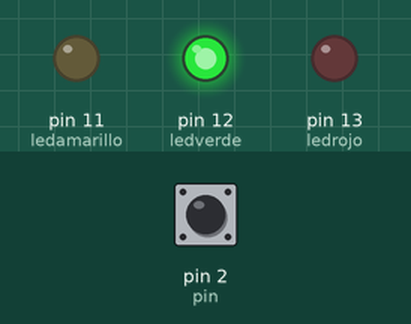
Recording of a sketch running on a simulated Arduino Uno, built with avr-gcc and run on an emulated ATmega328P. Parts: output pins drawn as LEDs (lit = HIGH). The test bench sets the inputs (shaded band); at power-on: pin 2 (pin) HIGH.

Above: at 1.2 s.
1.3 s: pin 2 (pin) pulled LOW for 0.15 s
At 2.5 s:
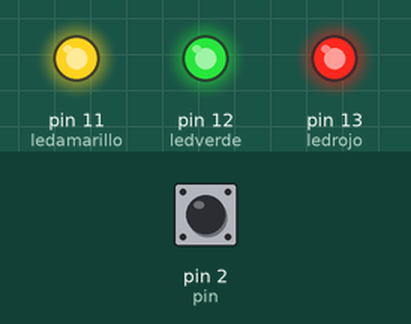
2.9 s: pin 2 (pin) pulled LOW for 1 s
At 4.9 s:
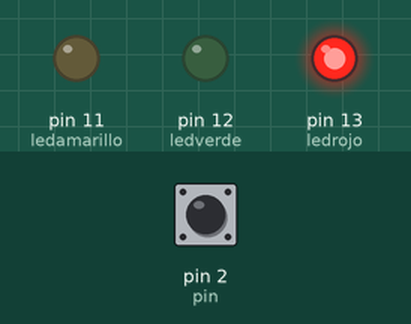
6.9 s: pin 2 (pin) pulled LOW for 3.2 s
At 10.9 s:
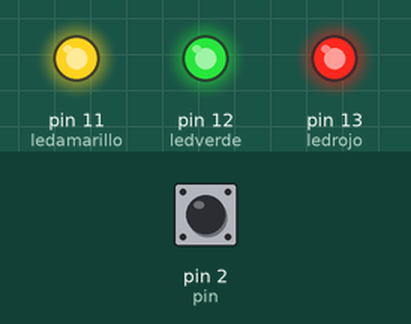
11.6 s: pin 2 (pin) pulled LOW for 1 s
At 14.0 s:
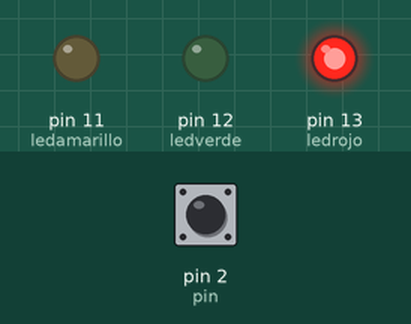
Timing chart, 0 to 15.1 s (numbered marks = the images above; inputs shaded):
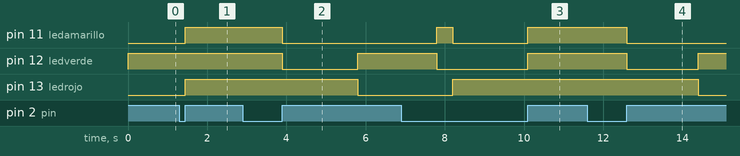

The sketch:

Punto5.ino
```cpp
const int ledrojo =  13;
const int ledverde =  12;
const int ledamarillo = 11;
const int pin = 2;
int contador = 0;
boolean habilitado = false;
unsigned long tiempo2 = 0;
unsigned long tiempo1;
void setup() {
   pinMode(pin, INPUT_PULLUP);
   attachInterrupt(digitalPinToInterrupt(pin), fcontador, RISING);
Serial.begin(9600);
pinMode(ledrojo, OUTPUT);
pinMode(ledverde, OUTPUT);
pinMode(ledamarillo, OUTPUT);
}

void loop(){

    if(habilitado==false){
      tiempo1=millis()/200;

    if(tiempo1-tiempo2<10){
      digitalWrite(ledverde,HIGH);
                digitalWrite(ledamarillo,LOW);

          digitalWrite(ledrojo,LOW);
      }
    if(tiempo1-tiempo2==10){
      digitalWrite(ledamarillo, HIGH);
   digitalWrite(ledverde,LOW);
          digitalWrite(ledrojo,LOW);
      }
    if(tiempo1-tiempo2 == 12){
   digitalWrite(ledamarillo, LOW);
   digitalWrite(ledrojo,HIGH);
 digitalWrite(ledverde,LOW);

       }
        if(tiempo1-tiempo2 == 22){
   digitalWrite(ledrojo, LOW);
   digitalWrite(ledverde,HIGH);
      tiempo2=tiempo1;
       }}else if(habilitado==true){

          digitalWrite(ledamarillo,HIGH);
          digitalWrite(ledverde,HIGH);
          digitalWrite(ledrojo,HIGH);
          tiempo2=tiempo1;

        }

}
void fcontador(){
habilitado=!habilitado;
          digitalWrite(ledamarillo,LOW);
          digitalWrite(ledverde,LOW);
          digitalWrite(ledrojo,LOW);


}
```

Measured:
- after the input at 1.3 s, pin 12 (ledverde): stays HIGH (without the input it goes to LOW after 0.70 s); pin 13 (ledrojo): LOW → HIGH after 0.15 s instead of 1.1 s
- after the input at 2.9 s, pin 11 (ledamarillo): HIGH → LOW after 1.0 s; pin 12 (ledverde): HIGH → LOW after 1.0 s, → HIGH 1.9 s later; pin 13 (ledrojo): HIGH → LOW after 2.9 s
- after the input at 6.9 s, pin 13 (ledrojo): goes on until 8.2 s, then stays HIGH
- after the input at 11.6 s, pin 11 (ledamarillo): HIGH → LOW after 1.0 s; pin 12 (ledverde): HIGH → LOW after 1.0 s, → HIGH 1.8 s later; pin 13 (ledrojo): HIGH → LOW after 2.8 s
